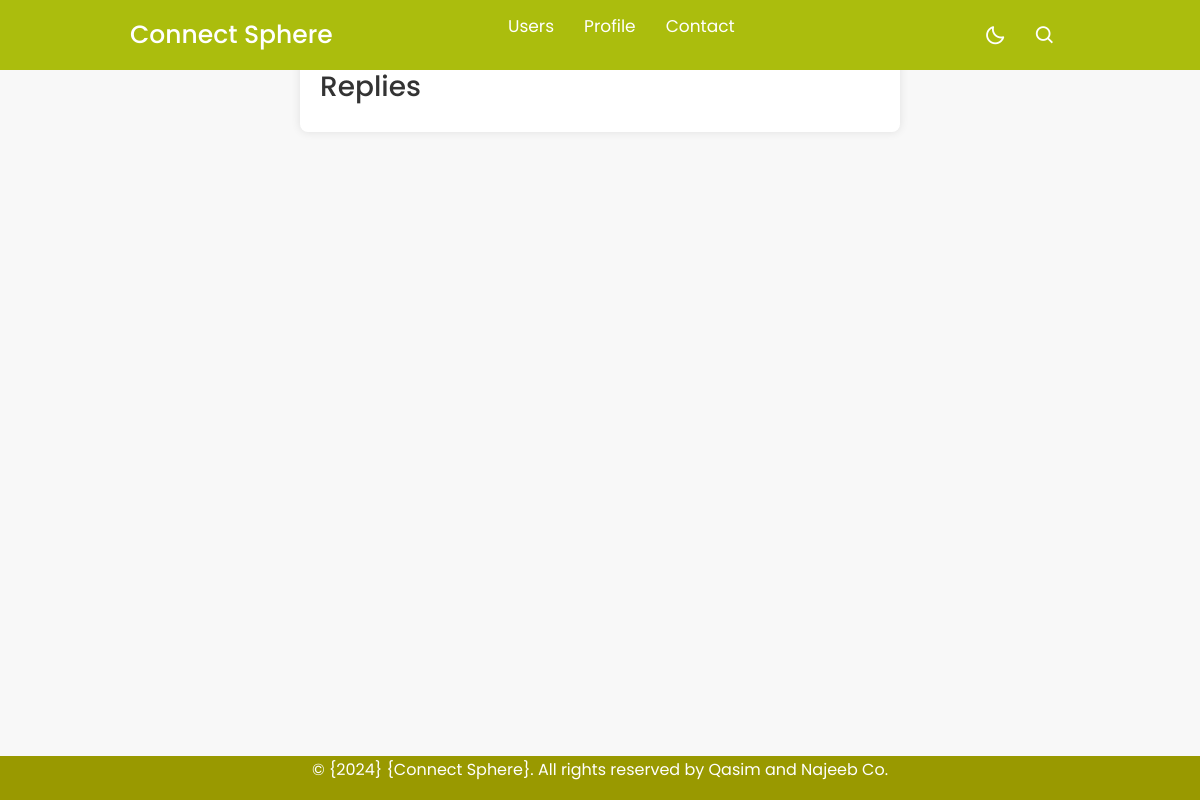
Before: /posts/reply_coment/3/ with the older database file.
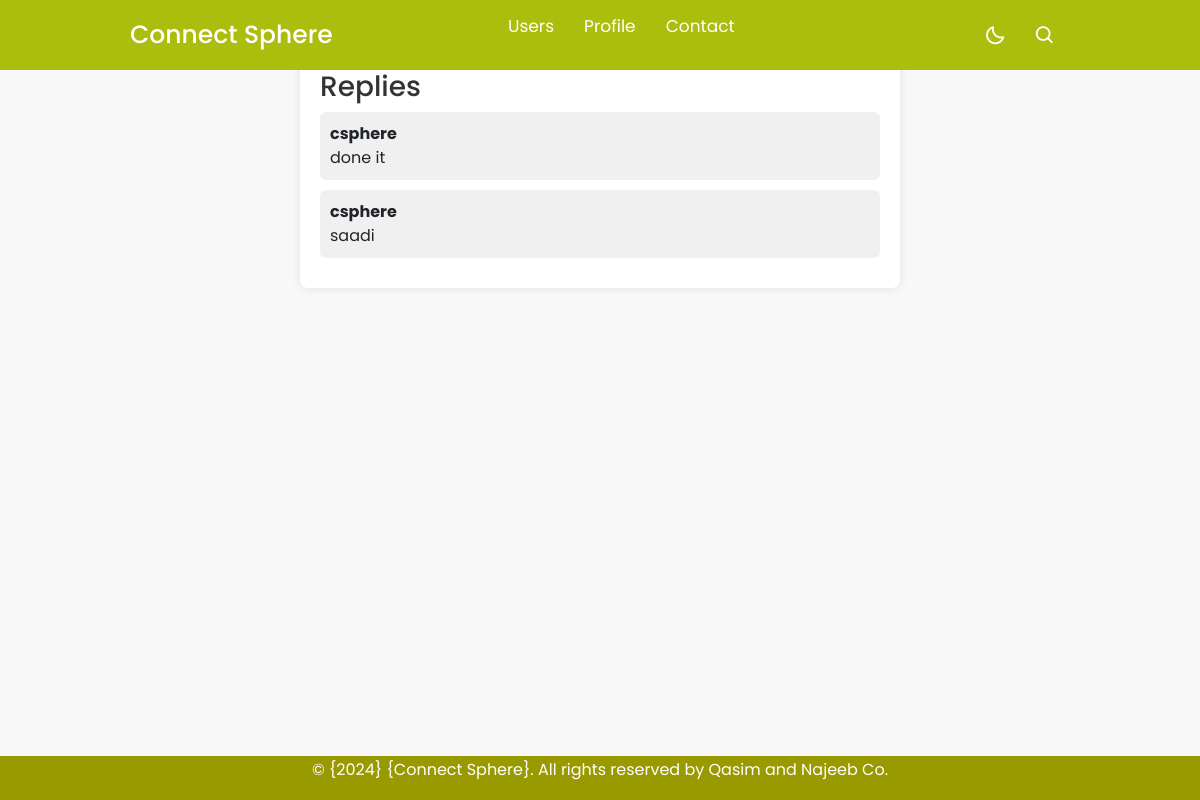
After: the same page with the newer database file.
### posts/models.py (models this page shows, shortened)
class ReplyComment(models.Model):
   reply_comment = models.ForeignKey(Comment, on_delete=models.CASCADE, related_name='replies')
   replier_name = models.ForeignKey(User, on_delete=models.CASCADE)
   reply_content = models.TextField()
   replied_date = models.DateTimeField(default=timezone.now)

### users/models.py (models this page shows)
class User(AbstractUser):
    pass

### posts/views.py (the view)
# urls.py: path('reply_coment/<pk>/', reply_coment, name='reply_coment'),
def reply_coment(request, pk):
    cmnt = get_object_or_404(Comment, id=pk)
    replies = cmnt.replies.all()
    reply = None
    if request.method== "POST":
        reply_content = request.POST.get('reply_content')
        reply_content = ReplyComment(reply_content=reply_content, replier_name=request.user, reply_comment=cmnt)
        reply_content.save()
    return render(request, 'posts/reply_coment.html',{'reply ': reply , 'replies':replies})

### posts/templates/posts/reply_coment.html (shortened to what this page needs)
{% extends 'base.html' %}
{% block content %}
<!DOCTYPE html>
<html lang="en">
<head>
</head>
<body>
    <div class="container">
        <h3>Replies</h3>
        {% for reply in replies %}
            <div class="reply">
                <p><strong>{{ reply.replier_name }}</strong></p>
                <p>{{ reply.reply_content }}</p>
            </div>
        {% endfor %}
    </div>
</body>
</html>
{% endblock content %}

Changed rows visible on the page:
added ReplyComment: replier_name "csphere", reply_content "done it"
added ReplyComment: replier_name "csphere", reply_content "saadi"
